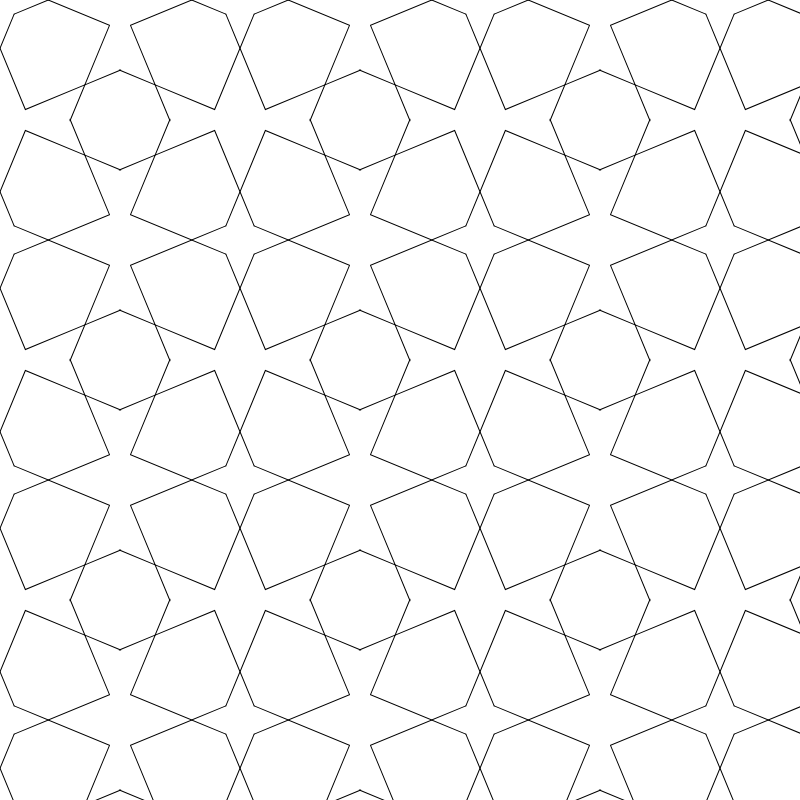
Frame 1 (no input)
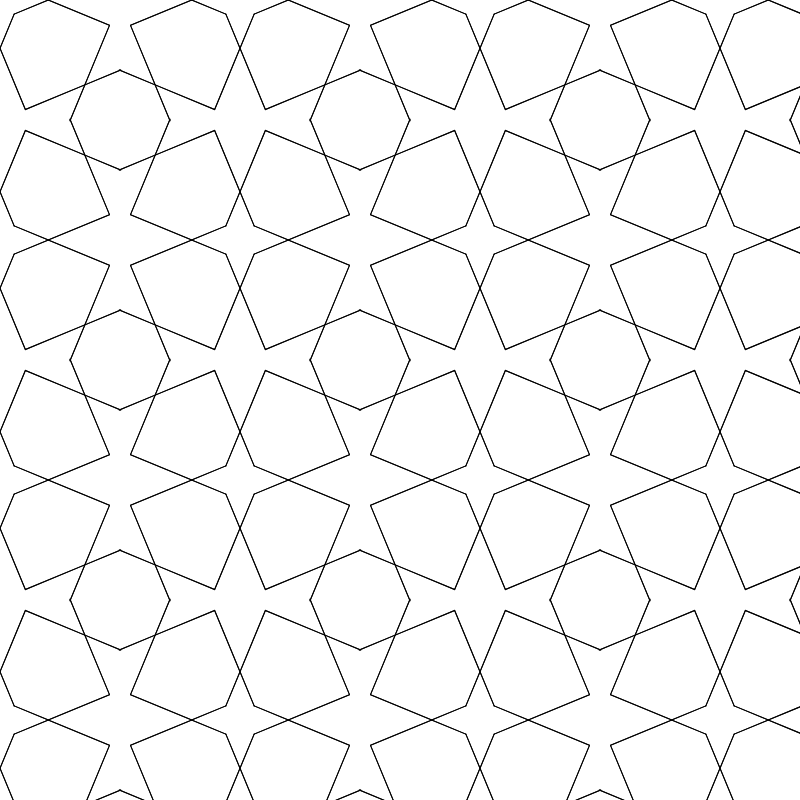
Frame 2 (the mouse pressed at the canvas centre, redrawn once)

The p5.js sketch that drew these frames (run headless with seeded random() and noise() and a simulated clock; the mouse was pressed at the canvas centre and the sketch redrawn once):

// p5.js sketch
// ── sketch.js
/*
Code written by Selcuk ARTUT 2022
Geometric Patterns with Creative Coding
All rights reserved
*/

// Motif class
class Motif {
    constructor(a) {
        this.a = a;
    }

    display() {
        let b = (this.a * sin(112.5)) / sin(22.5);
        let c = this.a * 6;
        let d = (this.a * sin(45)) / sin(22.5);
        let e = ((c - b) * sin(22.5)) / sin(45);

        let x0, y0, x1, y1, x2, y2, x3, y3, x4, y4;
        rotate(45);
        for (let n = 0; n < 4; n++) {
            push();
                rotate(90 * n);
                beginShape();
                x0 = 0;
                y0 = -this.a;
                vertex(x0, y0);
                x1 = b * cos(45);
                y1 = -b * sin(45);
                vertex(x1, y1);
                x2 = (d + (c - b) * cos(22.5)) * cos(67.5) + this.a;
                y2 = -1 * ((d + (c - b) * cos(22.5)) * sin(67.5));
                vertex(x2, y2);
                x3 = 0;
                y3 = -c;
                vertex(x3, y3);
                x4 = e * cos(22.5);
                y4 = -1 * (e * sin(22.5) + c);
                vertex(x4, y4);
                endShape();
                //mirroring
                push();
                    scale(-1, 1);
                    beginShape();
                    x0 = 0;
                    y0 = -this.a;
                    vertex(x0, y0);
                    x1 = b * cos(45);
                    y1 = -b * sin(45);
                    vertex(x1, y1);
                    x2 = (d + (c - b) * cos(22.5)) * cos(67.5) + this.a;
                    y2 = -1 * ((d + (c - b) * cos(22.5)) * sin(67.5));
                    vertex(x2, y2);
                    x3 = 0;
                    y3 = -c;
                    vertex(x3, y3);
                    x4 = e * cos(22.5);
                    y4 = -1 * (e * sin(22.5) + c);
                    vertex(x4, y4);
                    endShape();
                pop();
            pop();
        }
    }
}

//scale factor
let a = 20;
let c;
let motif = new Motif(a);
let nRow;
let nCol;

function setup() {
    createCanvas(800, 800);
    angleMode(DEGREES);
    noLoop();
    noFill();

    c = 6 * a;

    //approximate the nRow and nCol values
    nRow = ceil(height / (2 * c));
    nCol = ceil(width / (2 * c));
}
function draw() {
    for (let r = 0; r < nRow; r++) {
        for (let k = 0; k < nCol; k++) {
            push();
                translate(k * c * 2, c * r * 2);
                motif.display();
            pop();
        }
    }
}
